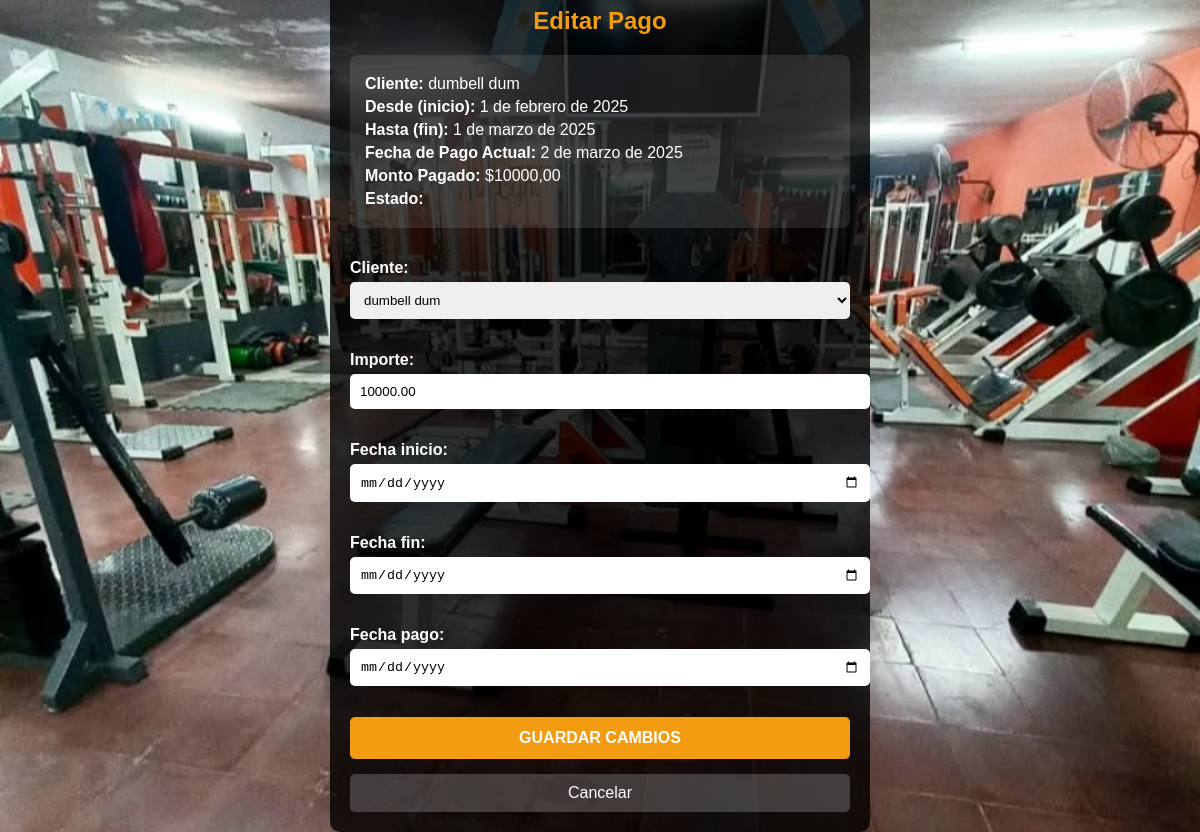
Screenshot of /editar_pago/17/ (signed in) with the database file from the repository.
### clientes/models.py (models this page shows, shortened)
class Pago(models.Model):
    cliente = models.ForeignKey(Cliente, on_delete=models.CASCADE)
    importe = models.DecimalField(max_digits=10, decimal_places=2)
    fecha_inicio = models.DateField(blank=True, null=True)
    fecha_pago = models.DateField(blank=True, null=True)
    fecha_fin = models.DateField(blank=True, null=True)  # Nuevo campo opcional para almacenar la fecha de fin

class Cliente(models.Model):
    user = models.OneToOneField(User, on_delete=models.CASCADE, null=True, blank=True)
    nombre = models.CharField(max_length=100)
    apellido = models.CharField(max_length=100)
    numero_celular = models.CharField(max_length=15)
    edad = models.IntegerField(default=18)
    fecha_nacimiento = models.DateField(null=True, blank=True)
    enfermedades = models.TextField(blank=True, null=True)
    alergias = models.TextField(blank=True, null=True)
    asistencia_mensual = models.PositiveIntegerField(default=0)
    imagen_perfil = models.ImageField(upload_to='perfil/', null=True, blank=True)
    qr_code = models.ImageField(upload_to='qr_codes/', null=True, blank=True)
    def __str__(self):
        return f"{self.nombre} {self.apellido}"

### clientes/views.py (the view)
# urls.py: path('editar_pago/<int:id>/', views.editar_pago, name='editar_pago'),
@staff_member_required
def editar_pago(request, id):
    pago = get_object_or_404(Pago, id=id)
    if request.method == "POST":
        form = PagoForm(request.POST, instance=pago)
        if form.is_valid():
            form.save()
            messages.success(request, "Pago actualizado correctamente.")
            return redirect('listar_pagos')
    else:
        form = PagoForm(instance=pago)
    return render(request, 'clientes/editar_pago.html', {'form': form, 'pago': pago})

### clientes/forms.py (shortened to what this page needs)
class PagoForm(forms.ModelForm):
    class Meta:
        model = Pago
        fields = ['cliente', 'importe', 'fecha_inicio','fecha_fin', 'fecha_pago']
        widgets = {
            'fecha_inicio': forms.DateInput(attrs={'type': 'date'}),
            'fecha_fin': forms.DateInput(attrs={'type': 'date'}),
            'fecha_pago': forms.DateInput(attrs={'type': 'date'}),
        }

### clientes/templates/clientes/editar_pago.html (shortened to what this page needs)
<!DOCTYPE html>
<html lang="es">
<head>
</head>
<body>
<div class="container">
    <h2>Editar Pago</h2>
    <div class="info-pago">
        <p><strong>Cliente:</strong> {{ pago.cliente }}</p>
        <p><strong>Desde (inicio):</strong> {{ pago.fecha_inicio }}</p>
        <p><strong>Hasta (fin):</strong> {{ pago.fecha_fin }}</p>
        <p><strong>Fecha de Pago Actual:</strong> {{ pago.fecha_pago }}</p>
        <p><strong>Monto Pagado:</strong> ${{ pago.importe }}</p>
        <p><strong>Estado:</strong> {{ pago.estado }}</p>
    </div>
    <form method="post">
        {{ form.as_p }}
        <button type="submit">Guardar Cambios</button>
    </form>
    <a href="{% url 'listar_pagos' %}" class="cancelar">Cancelar</a>
</div>
</body>
</html>

### clientes/templates/clientes/editar_pago.html (style rules this page uses)
body { background: url('/static/images/full_sala.jpg') no-repeat center center fixed; background-size: cover; color: white; font-family: Arial, sans-serif; margin: 0; padding: 0; display: flex; justify-content: center; align-items: center; height: 100vh; }
.container { max-width: 500px; background: rgba(0, 0, 0, 0.8); padding: 20px; border-radius: 10px; width: 90%; text-align: left; }
h2 { color: #f39c12; text-align: center; margin-bottom: 20px; }
.info-pago { background: rgba(255, 255, 255, 0.1); padding: 15px; border-radius: 8px; margin-bottom: 15px; }
.info-pago p { margin: 5px 0; font-size: 16px; }
form { display: flex; flex-direction: column; }
label { font-weight: bold; margin-top: 10px; }
input, select, textarea { width: 100%; padding: 10px; margin-top: 5px; border-radius: 5px; border: none; }
button { background: #f39c12; border: none; padding: 12px; color: white; font-size: 16px; cursor: pointer; border-radius: 5px; margin-top: 15px; text-transform: uppercase; font-weight: bold; }
.cancelar { display: block; text-align: center; margin-top: 15px; color: white; font-size: 16px; text-decoration: none; background: rgba(255, 255, 255, 0.2); padding: 10px; border-radius: 5px; }

### rows the page displays
Pago: cliente "dumbell dum", fecha_inicio "1 de febrero de 2025", fecha_fin "1 de marzo de 2025", fecha_pago "2 de marzo de 2025", importe "10000,00", importe "10000.00"
